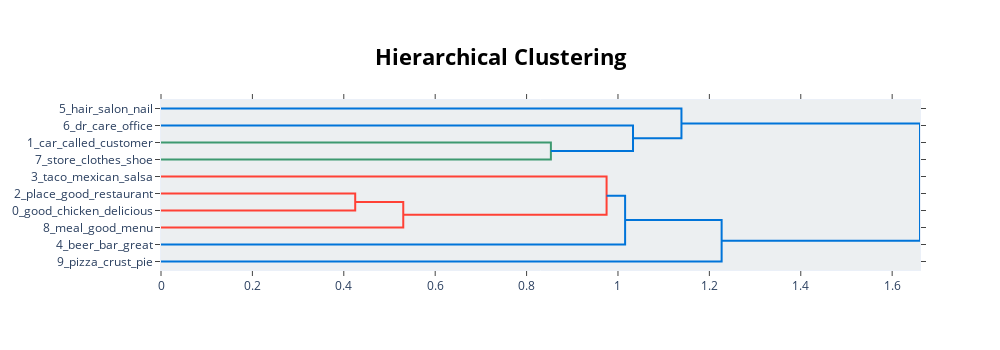

The cell this chart's notebook holds for it:
### Code cell
# Visualize connections between topics using hierachical clustering
topic_model.visualize_hierarchy(top_n_topics=10)

### Figure 1 — Plotly figure (JSON) as saved in the notebook; plotly's stock layout.template omitted (floating-point values rounded to 4 significant figures)
{"data": [{"hoverinfo": "text", "marker": {"color": "rgb(61,153,112)"}, "mode": "lines", "type": "scatter", "x": [0, 0.8532, 0.8532, 0], "xaxis": "x", "y": [-25, -25, -35, -35], "yaxis": "y"}, {"hoverinfo": "text", "marker": {"color": "rgb(0,116,217)"}, "mode": "lines", "type": "scatter", "x": [0, 1.033, 1.033, 0.8532], "xaxis": "x", "y": [-15, -15, -30, -30], "yaxis": "y"}, {"hoverinfo": "text", "marker": {"color": "rgb(0,116,217)"}, "mode": "lines", "type": "scatter", "x": [0, 1.139, 1.139, 1.033], "xaxis": "x", "y": [-5, -5, -22.5, -22.5], "yaxis": "y"}, {"hoverinfo": "text", "marker": {"color": "rgb(255,65,54)"}, "mode": "lines", "type": "scatter", "x": [0, 0.425, 0.425, 0], "xaxis": "x", "y": [-55, -55, -65, -65], "yaxis": "y"}, {"hoverinfo": "text", "marker": {"color": "rgb(255,65,54)"}, "mode": "lines", "type": "scatter", "x": [0.425, 0.5301, 0.5301, 0], "xaxis": "x", "y": [-60, -60, -75, -75], "yaxis": "y"}, {"hoverinfo": "text", "marker": {"color": "rgb(255,65,54)"}, "mode": "lines", "type": "scatter", "x": [0, 0.9751, 0.9751, 0.5301], "xaxis": "x", "y": [-45, -45, -67.5, -67.5], "yaxis": "y"}, {"hoverinfo": "text", "marker": {"color": "rgb(0,116,217)"}, "mode": "lines", "type": "scatter", "x": [0.9751, 1.016, 1.016, 0], "xaxis": "x", "y": [-56.25, -56.25, -85, -85], "yaxis": "y"}, {"hoverinfo": "text", "marker": {"color": "rgb(0,116,217)"}, "mode": "lines", "type": "scatter", "x": [1.016, 1.227, 1.227, 0], "xaxis": "x", "y": [-70.62, -70.62, -95, -95], "yaxis": "y"}, {"hoverinfo": "text", "marker": {"color": "rgb(0,116,217)"}, "mode": "lines", "type": "scatter", "x": [1.139, 1.661, 1.661, 1.227], "xaxis": "x", "y": [-13.75, -13.75, -82.81, -82.81], "yaxis": "y"}], "layout": {"autosize": false, "height": 350, "hoverlabel": {"bgcolor": "white", "font": {"family": "Rockwell", "size": 16}}, "hovermode": "closest", "plot_bgcolor": "#ECEFF1", "showlegend": false, "title": {"font": {"color": "Black", "size": 22}, "text": "<b>Hierarchical Clustering</b>", "x": 0.5, "xanchor": "center", "yanchor": "top"}, "width": 1000, "xaxis": {"mirror": "allticks", "rangemode": "tozero", "showgrid": false, "showline": true, "showticklabels": true, "ticks": "outside", "type": "linear", "zeroline": false}, "yaxis": {"mirror": "allticks", "range": [-100, 0], "rangemode": "tozero", "showgrid": false, "showline": true, "showticklabels": true, "tickmode": "array", "ticks": "outside", "ticktext": ["5_hair_salon_nail", "6_dr_care_office", "1_car_called_customer", "7_store_clothes_shoe", "3_taco_mexican_salsa", "2_place_good_restaurant", "0_good_chicken_delicious", "8_meal_good_menu", "4_beer_bar_great", "9_pizza_crust_pie"], "tickvals": [-5, -15, -25, -35, -45, -55, -65, -75, -85, -95], "type": "linear", "zeroline": false}}}
